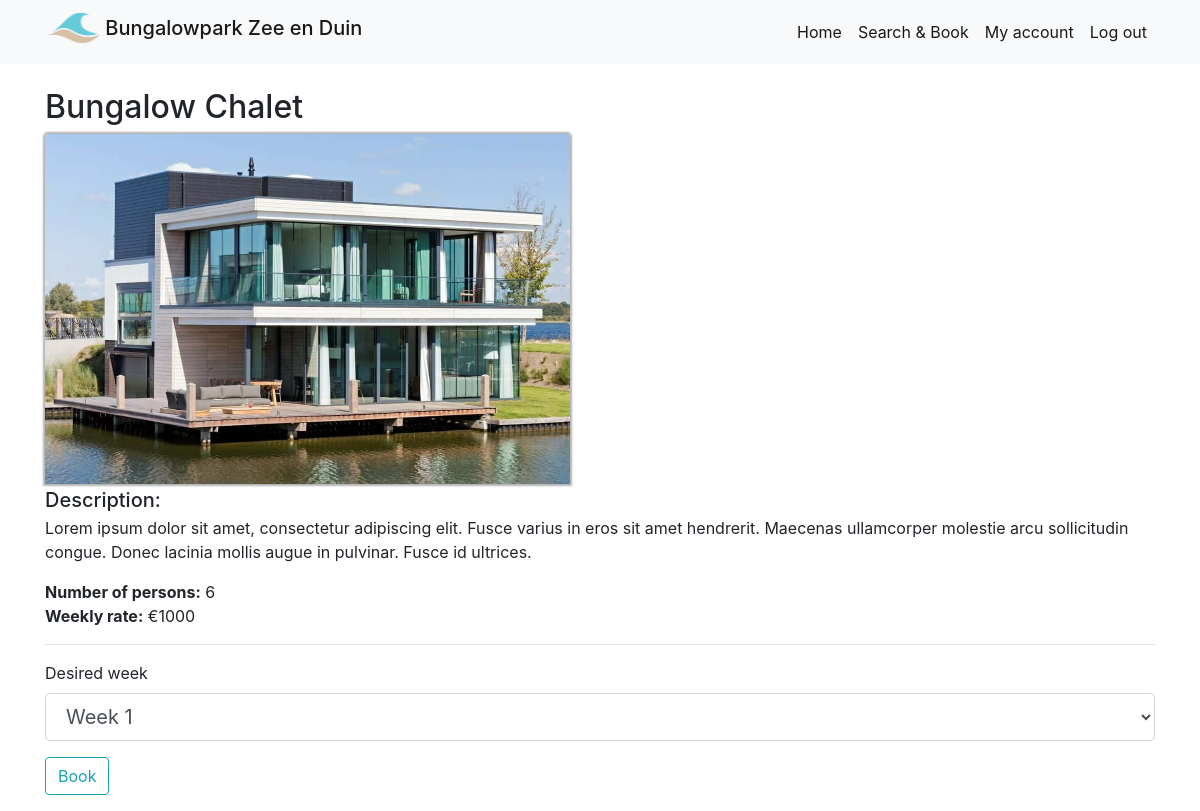
/bungalow/2 (signed in), run on the app's committed database.
### webapp/models.py (models this page shows, shortened)
class Bungalow(db.Model):
    id = db.Column(db.Integer, primary_key=True)
    name = db.Column(db.String(120), unique=True ,nullable=False)
    content = db.Column(db.Text, nullable=False)
    bungalow_type = db.Column(db.Integer, nullable=False)
    weekprice = db.Column(db.Integer, nullable=False)
    booking = db.relationship('Booking', backref='bungalow')

### webapp/bookings/views.py (the view, shortened to what this page needs)
@bookings.route('/bungalow/<int:id>', methods=["POST", "GET"])
@login_required
def book(id):
    booked_weeks = [x for x, in db.session.query(Booking.week).filter_by(bungalow_id=id).all()]
    weekchoices = []
    for x in range(1, 53):
        if str(x) in booked_weeks:
            weekchoices.append((x, f"Week {x} - Reserved"))
        else:
            weekchoices.append((x, f"Week {x}"))
    form = BookForm()
    form.week.choices = weekchoices
    bungalow = Bungalow.query.get(id)
    return render_template('book_bungalow.html', bungalow=bungalow, form=form, css='bungalow.css')

### webapp/bookings/forms.py
class BookForm(FlaskForm):
    week = SelectField('Desired week', coerce=int, validators=[DataRequired()])
    submit = SubmitField('Book')

### webapp/models.py (called while the page is built)
@login_manager.user_loader
def load_user(user_id):
    return User.query.get(int(user_id))

### webapp/bookings/templates/book_bungalow.html (shortened to what this page needs)
{% extends "base.html" %}
{% block content %}
<div class="container">
    {% if bungalow %}
        <h2 class="mt-4">{{ bungalow.name }}</h2>
            {% if bungalow.bungalow_type == 8 %}
            <img class="card-img-top bungalow-image" src="{{url_for('static', filename='img/8personen.jpg')}}" alt="Card image cap">
            {% elif bungalow.bungalow_type == 6 %}
            <img class="card-img-top bungalow-image" src="{{url_for('static', filename='img/6personen.jpg')}}" alt="Card image cap">
            {% elif bungalow.bungalow_type == 4 %}
            <img class="card-img-top bungalow-image" src="{{url_for('static', filename='img/4personen.jpg')}}" alt="Card image cap">
            {% endif %}
            <h5 class="my-1">Description:</h5>
            <p>{{ bungalow.content }}</p>
            <p>
                <b>Number of persons:</b> {{ bungalow.bungalow_type }}
                <br>
                <b>Weekly rate:</b> €{{ bungalow.weekprice }}
            </p>
            <hr>
            <form action="" method="post">
                <div class="form-group">
                    {{ form.week.label(class="form-control-label") }}
                    {% if form.week.errors %}
                    {{ form.week(class="form-control form-control-lg is-invalid", autocomplete="off") }}
                    <div class="invalid-feedback">
                        {% for error in form.week.errors %}
                            <span>{{ error }}</span>
                        {% endfor %}
                    </div>
                    {% else %}
                        {{ form.week(class="form-control form-control-lg", autocomplete="off") }}
                    {% endif %}
                </div>
                <div class="form-group">
                        {{ form.submit(class="btn btn-outline-info") }}
                </div>
            </form>
        </div>
    {% else %}
    <div class="text-center">
    <h2 class="mt-5">Bungalow does not exist!</h2>
    <a href="{{url_for('zoek')}}">Click here to search bungalows</a>
    </div>
    {% endif %}
{% endblock %}

### webapp/static/css/bungalow.css (style rules this page uses)
.bungalow-image { box-shadow: 0px 0px 2px 2px rgba(0,0,0,0.3); height: 350px; width: auto !important; }

### data on the page
Bungalow: name "Bungalow Chalet", content "Lorem ipsum dolor sit amet, consectetur adipiscing elit. Fusce varius in eros sit amet hendrerit. Maecenas ullamcorper molestie arcu sollicitudin congue. Donec lacinia mollis augue in pulvinar. Fusce id ultrices.", bungalow_type "6", weekprice "1000"
